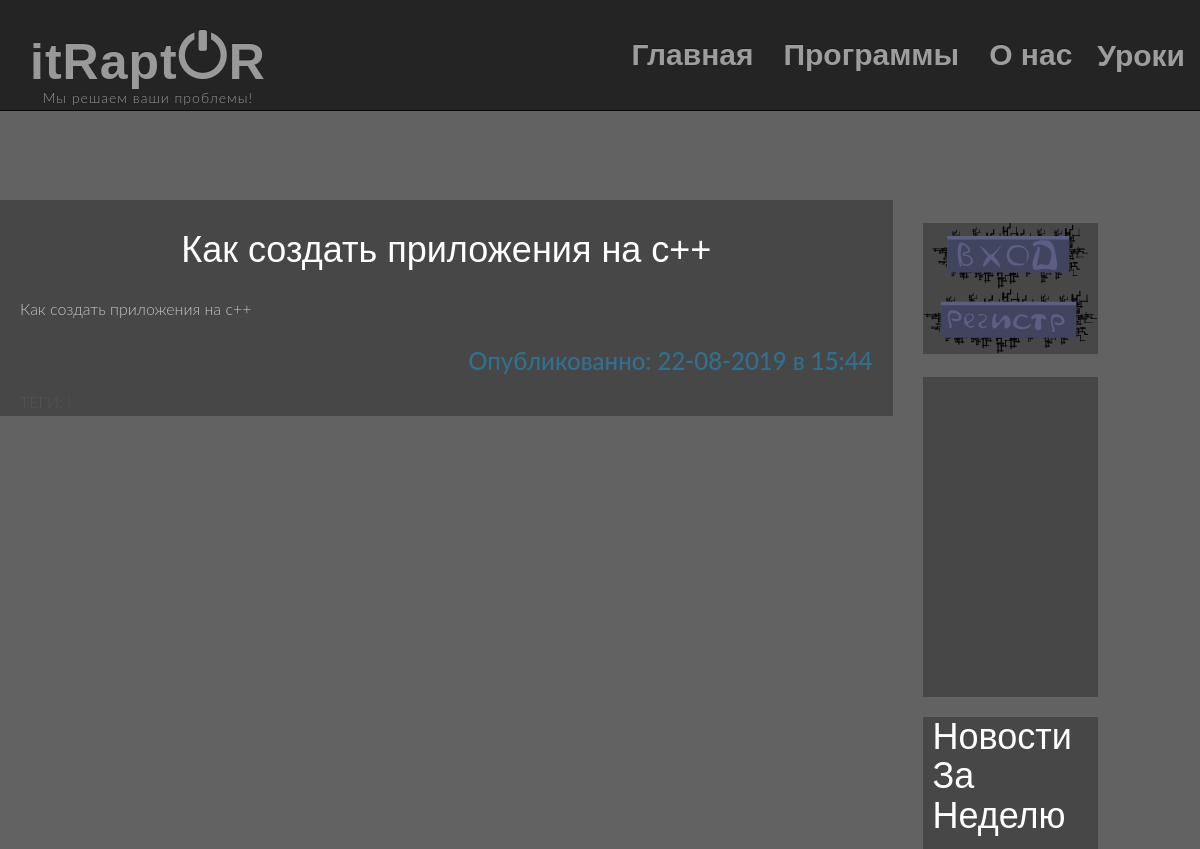
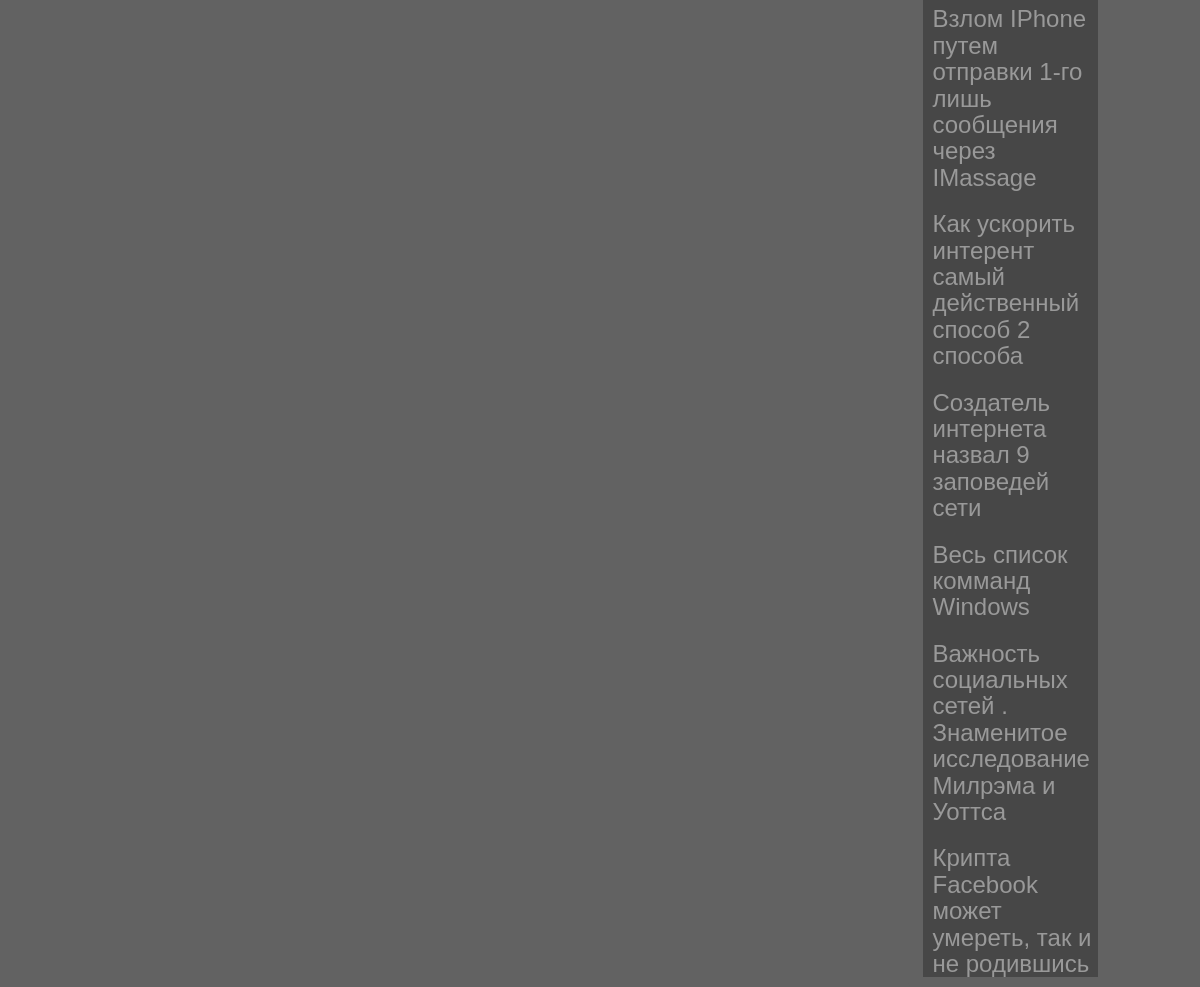
Screenshot of /lessons_c/kak-sozdat-prilozheniya-na-c/ with the database file from the repository (2 pictures, top to bottom).
### lessons_c/models.py (models this page shows, shortened)
class CModel(models.Model):
    titleC = models.CharField(max_length=400, verbose_name='Названия')
    textC = RichTextField()
    datesC = models.DateTimeField(auto_now=True)
    viewC = models.IntegerField(default=0)
    imgC = models.ImageField(upload_to='CLessonsImagae', default="default_value",verbose_name='Каритинка 260х180')
    C_like = models.IntegerField(default=0)
    C_dislike = models.IntegerField(default=0)
    slug = models.SlugField(unique=True, verbose_name='URL')
    class Meta:
        ordering = ['-datesC']

### news/models.py (models this page shows, shortened)
class Articles(models.Model):
    title = models.CharField(max_length= 200)
    post = RichTextField()
    slug = models.SlugField(unique=True, verbose_name='URL')
    date = models.DateTimeField()
    img = models.ImageField(upload_to='', default="default_value",verbose_name='Каритинка 260х180')
    tags = TaggableManager()
    article_like = models.IntegerField(default='0')
    article_dislike = models.IntegerField(default='0')
    view = models.IntegerField(default='0')
    datesArticle = models.DateTimeField(auto_now=True)
    class Meta:
        ordering = ['-datesArticle']

### lessons_c/views.py (the view)
# urls.py: path('<slug:slug>/', views.CDetailView, name='c_detail'),
def CDetailView(request, slug):
    c_details = get_object_or_404(CModel, slug=slug)
    articles_top = Articles.objects.all().order_by('-view')[:6]
    return render(request, 'c_lesson.html', {'c_details': c_details,
                                                  'articles_top': articles_top,
                                                  })

### lessons_c/templates/c_lesson.html (shortened to what this page needs)
{% extends "ShapeHtml/wrapper.html" %}
{% block content %}
{% load staticfiles %}
<div style="padding-left:20px; padding-top:10px; padding-right:20px; background-color:#474747; ">
        <h1 align="middle" style="color:white;" class=" text-info">{{c_details.titleC}}</h1>
    <div style="color:#C4C4C4;">
         {{ c_details.textC|safe|linebreaks }}
        </div>
        <h3 align="right" class=" text-info"> Опубликованно: {{c_details.datesC|date:"d-m-Y в H:i"}}</h3>
    <p class="post-meta">
    </p>
</div>
{% endblock %}

### MainPage/templates/ShapeHtml/wrapper.html (shortened to what this page needs)
<!DOCTYPE html>
<html>
  <head>
      {% load staticfiles %}
<link rel="stylesheet" href="//netdna.bootstrapcdn.com/bootstrap/3.3.2/css/bootstrap.min.css">
<link rel="stylesheet" href="//netdna.bootstrapcdn.com/bootstrap/3.3.2/css/bootstrap-theme.min.css">
    <link rel="stylesheet" href="{% static 'css/main.css' %}"type="text/css">
    <link rel="stylesheet" href="css/font-awesome.min.css">
  </head>
  <body>
   <div class="row">
    <div class="col-xs-12">
      <div class="navbar navbar-inverse navbar-fixed-top">
    <div class="container">
      <div class="navbar-header">
        <a class="navbar-brand" href="/" style="margin-bottom:30px;"> itRapt<i class="glyphicon glyphicon-off"></i>R
    <h5 style="color:#999999;" align="middle">Мы решаем ваши проблемы!</h5>
        </a>
      </div>
      <div class="navbar-collapse collapse">
      <ul class="nav navbar-nav navbar-right" >
           <li class="li"><a href="/news/">Главная</a></li>
          <li class="li"><a href="/programms/">Программы</a></li>
          <li class="li"><a href="/aboutUs">О нас</a></li>
        <div class="dropdown">
        <li class="li dropbtn "><a id="lessons" href="/news/">Уроки</a></li>
        </div>
        </ul>
      </div>
    </div>
  </div>
  <div id="headerwrap">
  </div>
  </div>
    <div id="headrwrap">
        <div >
            <div class="col-md-9">
            {% block content %}{% endblock %}
            </div>
            <div class="col-md-2" style="background-color:#626262; border-radius:5px; " >
                <br>
            <div style="background-color:#474747; ">
            {% if user.is_authenticated %}
            <a href="/cabinet/"><img alt="img" width="179" height="218" style=" display:block;
margin:auto; text-align:center;" src="{% static 'MainPage/image/ava.png' %}" > </a>
            <h2 style="color:white; text-align:center;"> {{ user.username }} </h2>
            <a aligin="middle" href="/logout/"> <img     style="  display: block;
              margin: 0 auto; " src="{% static 'MainPage/image/Выход.png' %}" >  </a>
            {% else %}
            <a  href="#"  id="myBtn"> <img style="  display: block;
              margin: 0 auto;" src="{% static 'MainPage/image/Войти.png' %}" >  </a>
            <a href="#" id="myBtn1" class="Register"> <img  style="  display: block;
              margin: 0 auto;" src="{% static 'MainPage/image/Регистр.png' %}" >  </a>
            {% endif %}
            </div>
            <br>
                <div style="background-color:#474747; padding-top:10px; min-height: 320px; height: auto; widht: 100% ;">
</div>
            <div style="background-color:#474747; padding-left:10px; min-height: 500px; height: auto; widht: 100% ;">
                <h1>Новости За Неделю</h1>
            {% for top in articles_top %}
            <a href="{% url 'article_detail' top.pk %}"> <h3 onmouseover="this.style.color='white';" onmouseout="this.style.color='#999999';" id="TopArticleHover"  style="  font-family: 'Oswald', sans-serif;
            font-weight: 500;
             "> {{ top.title }} </h3> </a>
            {%  endfor %}
            </div>
            </div>
            <div class="col-md-1">
            </div>
        </div>
    </div>
  </body>
</html>

### MainPage/static/css/main.css (style rules this page uses)
body { background-color: #626262; font-family: "Lato", sans-serif; font-weight: 300; font-size: 16px; color: #555; -webkit-font-soothing: antialiased; -webkit-overflow-scrolling: touch; }
h2,h4,h5,h6 { font-family: "Lato" , sans-serif; font-weight: 300; color:#DEDEDE; }
h1 { font-family: 'Oswald', sans-serif; font-weight: 500; color:white; }
p { line-height: 28px; margin-bottom: 25px; }
a { color:#999999; font-family: "Oswald" , sans-serif; font-size: 30px; }
.li { margin-top: 15px; }
.navbar { font-weight: 800 ; font-size: 14px ; padding-top: 15px ; padding-bottom: 15px ; }
.navbar-inverse { position: relative; margin-bottom:-20%; background:#242424; }
.navbar-inverse .navbar-brand { color: #999 ; font-weight: bolder ; font-size: 50px ; letter-spacing: 1px ; }
#headrwrap { margin-top: 200px; }
body { height: 1000px; }
.dropdown { margin-top:5px; margin-left:10px; position: relative; display: inline-block; }
#lessons { color:#9D9D9D; }
#myBtn { cursor: pointer; }
#myBtn1 { cursor: pointer; }

### MainPage/templates/ShapeHtml/wrapper.html (style rules this page uses)
img { max-width: 100%; height: auto; }
.container { position: relative; }

### rows the page displays
CModel: titleC "Как создать приложения на c++", textC "Как создать приложения на c++", datesC "22-08-2019 в 15:44"
Articles: title "Взлом IPhone путем отправки 1-го лишь сообщения через IMassage"
Articles: title "Как ускорить интерент самый действенный способ 2 способа"
Articles: title "Создатель интернета назвал 9 заповедей сети"
Articles: title "Весь список комманд Windows"
Articles: title "Важность социальных сетей . Знаменитое исследование Милрэма и Уоттса"
Articles: title "Крипта Facebook может умереть, так и не родившись"
